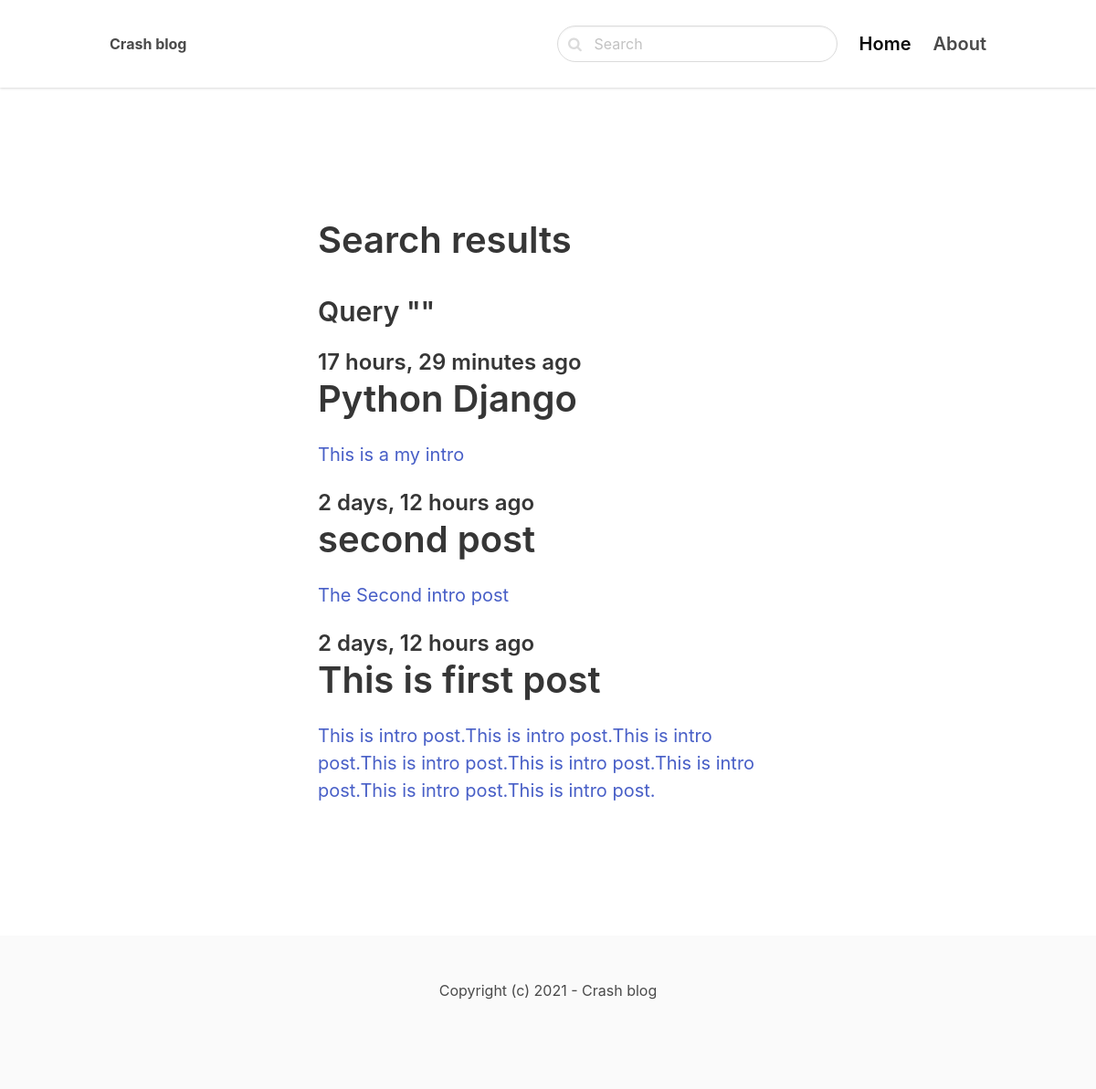
The app's page /search/ with its own data.
### blog/models.py (models this page shows, shortened)
class Post(models.Model):
    ACTIVE = 'active'
    DRAFT = 'draft'
    CHOICES_STATUS = (
        (ACTIVE, 'Active'),
        (DRAFT, 'Draft')
    )
    category = models.ForeignKey(Category, related_name='posts', on_delete=models.CASCADE)
    title = models.CharField(max_length=255)
    slug = models.SlugField()
    intro = models.TextField()
    body = models.TextField()
    created_at = models.DateTimeField(auto_now_add=True)
    status = models.CharField(max_length=10, choices=CHOICES_STATUS, default=ACTIVE)
    image = models.ImageField(upload_to='uploads/', blank=True, null=True)
    class Meta:
        ordering = ('-created_at',)

### blog/views.py (the view)
# urls.py: path('search/', views.search, name="search"),
def search(request):
    query = request.GET.get('query', '')
    posts = Post.objects.filter(status=Post.ACTIVE).filter(Q(title__icontains=query) | Q(intro__icontains=query) | Q(body__icontains=query))
    return render(request, 'blog/search.html', {'posts': posts, 'query': query})

### blog/templates/blog/search.html (shortened to what this page needs)
{% extends 'core/base.html' %}
{% block content %}
    <section class="hero">
        <div class="hero-body">
            <div class="container">
                <section class="section">
                    <div class="columns">
                          <div class="column is-8 is-offset-2">
                            <div class="content is-medium">
                                <h1>Search results</h1>
                                <h3>Query "{{ query }}"</h3>
                            </div>
                            {% for post in posts %}
                                <div class="content is-medium">
                                    <a href="{% url 'post_detail' post.category.slug post.slug %}">
                                        <h2 class="subtitle is-4">{{ post.created_at|timesince }} ago</h2>
                                        <h1 class="title">{{ post.title }}</h1>
                                        <p>{{ post.intro }}</p>
                                    </a>
                                </div>
                            {% empty %}
                                <div class="content">
                                    <p>No result for the given query...</p>
                                </div>
                            {% endfor %}
                        </div>
                    </div>
                </section>
            </div>
        </div>
    </section>
{% endblock %}

### records on screen
Post: created_at "17 hours, 29 minutes", title "Python Django", intro "This is a my intro"
Post: created_at "2 days, 12 hours", title "second post", intro "The Second intro post"
Post: created_at "2 days, 12 hours", title "This is first post", intro "This is intro post.This is intro post.This is intro post.This is intro post.This is intro post.This is intro post.This is intro post.This is intro post."
